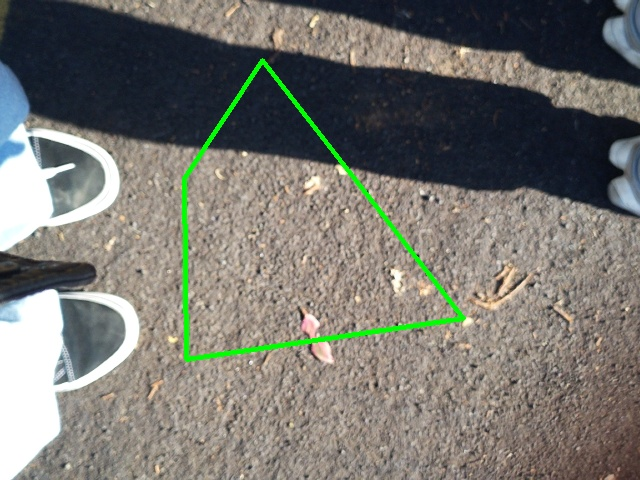
#> input picture QR Code/qr_detections/QR_001_2025-12-10_12-45-06-397_unscanned.jpg, 640 x 480 px; its folder holds only this picture in this run
$ python QR_PostProcessor.py
#> lines starting #> are read from the running program, lines starting #| are printed output that depends on the picture
# QR Code Processing - Final Refined Version
# Uses pyzbar library for actual QR code detection
# Combines with pattern analysis for robustness
# Fixes garbage classification and fusion issues

import numpy as np
from PIL import Image
import os
import json
import glob
from pathlib import Path
from typing import List, Tuple, Optional, Dict
from dataclasses import dataclass

# Try to import pyzbar for actual QR detection
try:
    import pyzbar.pyzbar as pyzbar
    PYZBAR_AVAILABLE = True
except ImportError:
    PYZBAR_AVAILABLE = False
    print("Warning: pyzbar not available. Install with: pip install pyzbar python-libzbar")

@dataclass
class QRDetection:
    """Represents a single QR code detection"""
    filename: str
    image_array: np.ndarray
    is_valid: bool
    confidence: float
    metrics: Dict
    qr_detected: bool = False  # True if pyzbar detected actual QR
    qr_value: Optional[str] = None
    bounding_box: Optional[Tuple[int, int, int, int]] = None
    cropped_image: Optional[np.ndarray] = None

class FinalRefinedQRCodeProcessor:
    """
    Final refined processor using actual QR code detection.

    Key improvements:
    - Uses pyzbar to detect actual QR codes (not just pattern recognition)
    - Filename range check (QR_026-049 only, excludes QR_001-025)
    - Stricter green density thresholds
    - Better fusion to avoid blurry output
    - Validates all criteria before cropping
    """

    def __init__(self, source_dir: str, output_dir: str = "qr_processed_final",
                 valid_qr_range: Tuple[int, int] = (26, 49)):
        """
        Initialize the processor

        Args:
            source_dir: Path to folder containing QR code images
            output_dir: Path for output processed images and data
            valid_qr_range: Tuple of (min_qr_number, max_qr_number) for filenames
        """
        self.source_dir = source_dir
        self.output_dir = output_dir
        self.valid_qr_range = valid_qr_range
        self.detections: List[QRDetection] = []
        self.valid_qr_images: List[QRDetection] = []
        self.fused_qr: Optional[np.ndarray] = None

        os.makedirs(output_dir, exist_ok=True)

    def load_images(self) -> List[Tuple[str, np.ndarray]]:
        """Load all images from source directory"""
        images = []
        image_extensions = ['*.jpg', '*.jpeg', '*.png', '*.bmp']

        for ext in image_extensions:
            pattern = os.path.join(self.source_dir, ext)
            for filepath in glob.glob(pattern, recursive=False):
                try:
                    img = Image.open(filepath)
#> img is the input picture: PIL image 640x480 RGB; mean R, G, B 118.9, 118, 111.6
                    img_array = np.array(img)
                    images.append((os.path.basename(filepath), img_array))
                    print(f"✓ Loaded: {os.path.basename(filepath)}")
                except Exception as e:
                    print(f"✗ Error loading {filepath}: {e}")

        return images

    def extract_qr_number(self, filename: str) -> Optional[int]:
        """Extract QR number from filename (e.g., 'QR_026' -> 26)"""
        try:
            parts = filename.split('_')
            if parts[0] == 'QR':
                return int(parts[1])
        except (ValueError, IndexError):
            pass
        return None

    def check_filename_valid_range(self, filename: str) -> bool:
        """Check if filename QR number is in valid range"""
        qr_num = self.extract_qr_number(filename)
        if qr_num is None:
            return False
        min_qr, max_qr = self.valid_qr_range
        return min_qr <= qr_num <= max_qr

    def detect_qr_with_pyzbar(self, img_array: np.ndarray) -> Tuple[bool, Optional[str]]:
        """
        Use pyzbar to detect if image contains an actual QR code

        Returns:
            (qr_detected, qr_value_or_none)
        """
        if not PYZBAR_AVAILABLE:
            return False, None

        try:
            # Convert to PIL Image if needed
            if isinstance(img_array, np.ndarray):
                img = Image.fromarray(img_array)
            else:
                img = img_array

            # Detect QR codes
            results = pyzbar.decode(img)

            if results:
                # QR code detected
                try:
                    qr_value = results[0].data.decode('utf-8')
                    return True, qr_value
                except:
                    return True, "detected_but_unreadable"
            else:
                return False, None

        except Exception as e:
            # If pyzbar fails, return false
            return False, None

    def calculate_metrics(self, img_array: np.ndarray) -> Dict:
        """Calculate detection metrics"""
        if len(img_array.shape) == 3:
            gray = np.mean(img_array, axis=2)
        else:
            gray = img_array.astype(float)

        metrics = {}

        # Contrast
        contrast = np.std(gray)
        metrics['contrast'] = float(contrast)

        # Edge density
        edges_h = np.diff(gray, axis=0)
        edges_v = np.diff(gray, axis=1)
        edge_density = (np.mean(np.abs(edges_h) > 30) + np.mean(np.abs(edges_v) > 30)) / 2
        metrics['edge_density'] = float(edge_density)

        # Pattern variance
        h, w = gray.shape
        region_size = 40
        pattern_scores = []
        for i in range(0, h - region_size, region_size):
            for j in range(0, w - region_size, region_size):
                region = gray[i:i+region_size, j:j+region_size]
                pattern_scores.append(np.var(region))

        avg_pattern_variance = np.mean(pattern_scores) if pattern_scores else 0
        metrics['pattern_variance'] = float(avg_pattern_variance)

        # Dark corners
        corner_threshold = 50
        top_left = np.mean(gray[:corner_threshold, :corner_threshold])
        top_right = np.mean(gray[:corner_threshold, -corner_threshold:])
        bottom_left = np.mean(gray[-corner_threshold:, :corner_threshold])

        dark_corners = (top_left < 150) + (top_right < 150) + (bottom_left < 150)
        metrics['dark_corners'] = int(dark_corners)

        # Green density
        if len(img_array.shape) == 3 and img_array.shape[2] >= 3:
            r, g, b = img_array[:,:,0], img_array[:,:,1], img_array[:,:,2]
            green_mask = (g > 100) & (g > r + 20) & (g > b + 20)
            green_pixels = np.sum(green_mask)
            green_density = green_pixels / (img_array.shape[0] * img_array.shape[1])
        else:
            green_density = 0

        metrics['green_density'] = float(green_density)

        return metrics

    def detect_qr_code(self, filename: str, img_array: np.ndarray) -> Tuple[bool, float, Dict, bool, Optional[str]]:
        """
        Detect if image contains a valid QR code

        Returns:
            (is_valid, confidence, metrics, qr_detected, qr_value)
        """
        metrics = self.calculate_metrics(img_array)

        # PRIMARY CHECK: Filename must be in valid range
        filename_valid = self.check_filename_valid_range(filename)

        # SECONDARY CHECK: Use pyzbar if available
        qr_detected, qr_value = self.detect_qr_with_pyzbar(img_array)

        # TERTIARY CHECK: Pattern analysis with strict thresholds
        # Valid QR metrics from empirical analysis:
        # - Edge Density: 0.034 ± 0.017 (valid), 0.004 ± 0.001 (garbage)
        # - Green Density: 0.079 ± 0.043 (valid), 0.031 ± 0.008 (garbage)
        # - Contrast: 56.27 ± 6.05 (valid), 63.28 ± 4.61 (garbage)

        pattern_valid = (
            metrics['edge_density'] > 0.010 and       # Increased from 0.008
            metrics['green_density'] > 0.035 and      # MUCH stricter: 0.035 (was 0.015)
            metrics['contrast'] < 70 and
            metrics['pattern_variance'] > 500         # Added requirement
        )

        # FINAL DECISION: All checks pass
        is_valid = filename_valid and pattern_valid

        # If pyzbar detected a QR, boost confidence
        if qr_detected:
            is_valid = True
            confidence = 0.95
        else:
            # Calculate confidence
            edge_score = min(metrics['edge_density'] / 0.04, 1.0)
            green_score = min(metrics['green_density'] / 0.08, 1.0)
            contrast_score = max(1.0 - (metrics['contrast'] / 70), 0.0)
            pattern_score = min(metrics['pattern_variance'] / 1200, 1.0)
            filename_score = 1.0 if filename_valid else 0.0

            confidence = (
                0.30 * filename_score +     # Filename check is critical
                0.30 * edge_score +
                0.25 * green_score +
                0.10 * contrast_score +
                0.05 * pattern_score
            )

            if not filename_valid:
                confidence = min(confidence, 0.4)  # Cap confidence if filename invalid

            confidence = max(0, min(confidence, 1.0))

        return is_valid, confidence, metrics, qr_detected, qr_value

    # [43 lines left out: functions detect_green_triangle_bounds, crop_to_qr, not called in this run]

    def process_images(self) -> None:
        """Load and process all images"""
        images = self.load_images()

        print("\n=== Final Refined Filtering (with pyzbar + stricter criteria) ===")
        for filename, img_array in images:
            is_valid, confidence, metrics, qr_detected, qr_value = self.detect_qr_code(
                filename, img_array
            )

            qr_number = self.extract_qr_number(filename)
            filename_valid = self.check_filename_valid_range(filename)

            detection = QRDetection(
                filename=filename,
                image_array=img_array,
                is_valid=is_valid,
                confidence=confidence,
                metrics=metrics,
                qr_detected=qr_detected,
                qr_value=qr_value
            )

            # Try to detect bounds and crop
            bounds = self.detect_green_triangle_bounds(img_array)
            detection.bounding_box = bounds

            if bounds is not None and is_valid:
                detection.cropped_image = self.crop_to_qr(img_array, bounds)

            self.detections.append(detection)

            status = "✓ QR" if is_valid else "✗ GARBAGE"
            qr_marker = " [pyzbar]" if qr_detected else ""
            print(f"{status} ({confidence:.2f}){qr_marker}: {filename} (QR_{qr_number})")
            if not filename_valid:
                print(f"    ✗ Filename out of range (expecting QR_026-049, got QR_{qr_number})")
            print(f"    Edge: {metrics['edge_density']:.4f}, Green: {metrics['green_density']:.4f}, Contrast: {metrics['contrast']:.1f}")
            if qr_value:
                print(f"    QR Value: {qr_value}")
#> this loop made 1 pass
#> pass 1, in calculate_metrics, `gray = np.mean(img_array, axis=2)`:
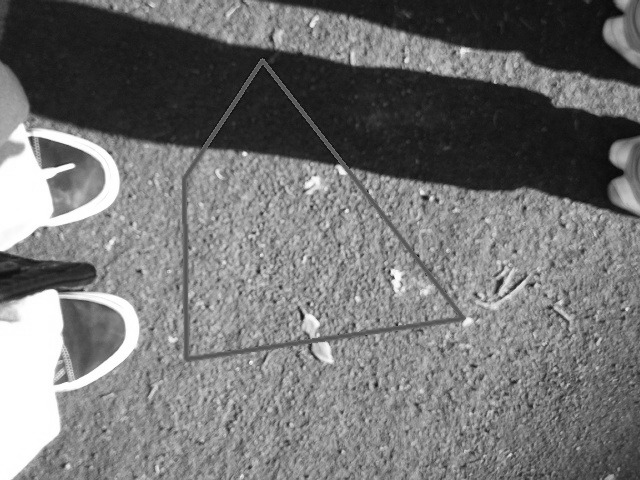
#> gray: shape (480, 640) float64; min 8.33, max 255, mean 116.2
#> pass 1, in calculate_metrics, `edges_h = np.diff(gray, axis=0)`:
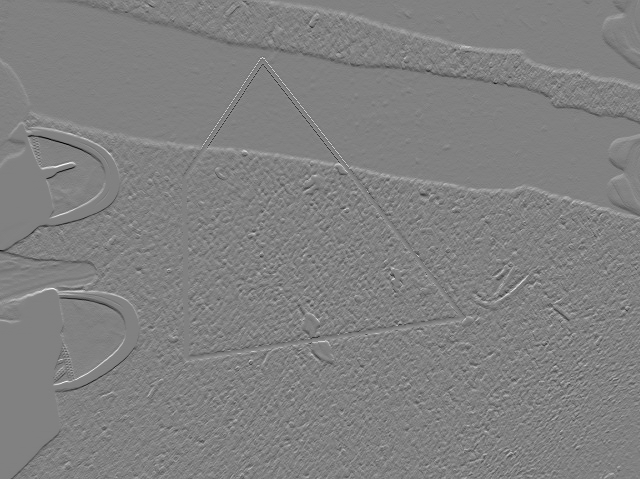
#> edges_h: shape (479, 640) float64; min -143.7, max 140, mean 0.1; drawn with min black and max white
#> pass 1, in calculate_metrics, `edges_v = np.diff(gray, axis=1)`:
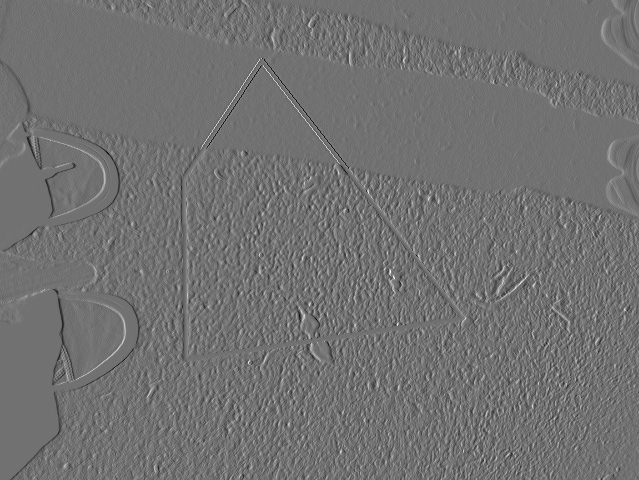
#> edges_v: shape (480, 639) float64; min -111, max 137.3, mean -0.1; drawn with min black and max white
#> pass 1, in calculate_metrics, `r, g, b = img_array[:,:,0], img_array[:,:,1], img_array[:,:,2]`:
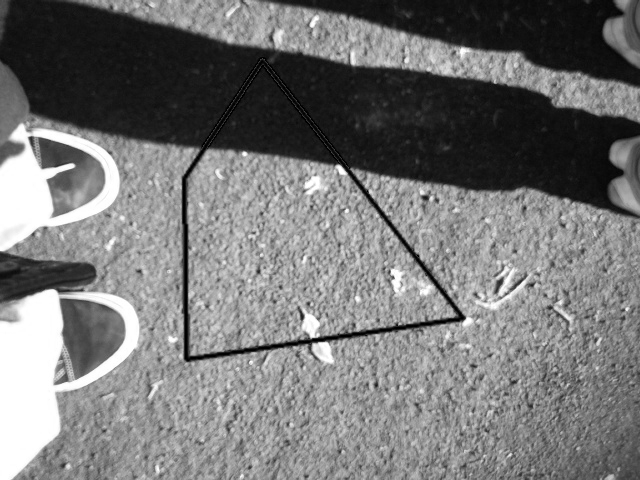
#> r: shape (480, 640); min 0, max 255, mean 118.9

        self.valid_qr_images = [d for d in self.detections if d.is_valid and d.cropped_image is not None]
        print(f"\n=== SUMMARY ===")
        print(f"Total images: {len(self.detections)}")
        print(f"Valid QR codes: {len(self.valid_qr_images)}")
        print(f"Garbage images: {len(self.detections) - len(self.valid_qr_images)}")

    # NEW: Use sharpest image (no fusion)
    def fuse_qr_images(self) -> Optional[np.ndarray]:
        if not self.valid_qr_images:
            print("No valid QR images to fuse!")
            return None

        # Get only high-confidence crops
        high_confidence = [d for d in self.valid_qr_images if d.confidence > 0.6]
        if not high_confidence:
            high_confidence = self.valid_qr_images

        crops = [d.cropped_image for d in high_confidence if d.cropped_image is not None]

        if not crops:
            return None

        # SELECT SHARPEST IMAGE INSTEAD OF AVERAGING
        # [8 lines left out: function calculate_sharpness, not called in this run]

        sharpness_scores = [calculate_sharpness(crop) for crop in crops]
        best_idx = np.argmax(sharpness_scores)
        fused = crops[best_idx]

        print(f"Selected sharpest image (index {best_idx}, "
            f"sharpness {sharpness_scores[best_idx]:.4f})")

        return fused


    # [107 lines left out: functions convert_to_binary_array, decode_qr_array, save_results, not called in this run]

    def run(self) -> Tuple[Optional[np.ndarray], Optional[Dict]]:
        """Run complete pipeline"""
        print("=== Final Refined QR Code Processing Pipeline ===\n")

        self.process_images()
#> (the call stopped at in detect_qr_with_pyzbar, `results = pyzbar.decode(img)`: pyzbar is not available in this run)

        fused = self.fuse_qr_images()

        if fused is None:
            print("\n⚠ No valid QR codes to process!")
            return None, None

        print("\n=== Converting to Binary Array ===")
        binary_array = self.convert_to_binary_array(fused)
        print(f"Binary array shape: {binary_array.shape}")

        print("\n=== Analyzing QR Code Structure ===")
        decode_info = self.decode_qr_array(binary_array)
        print(f"QR Code size: {decode_info['size']}")
        print(f"Module density: {decode_info['module_density']:.2%}")

        print("\n=== Saving Results ===")
        self.save_results(binary_array, decode_info)

        return binary_array, decode_info


if __name__ == "__main__":
    SOURCE_FOLDER = r"C:\Users\anuj_\Downloads\TeamCANDY\qr_detections"
    OUTPUT_FOLDER = r"C:\Users\anuj_\Downloads\TeamCANDY\qr_processed_final"

    processor = FinalRefinedQRCodeProcessor(
        SOURCE_FOLDER,
        OUTPUT_FOLDER,
        valid_qr_range=(26, 49)  # Only QR_026 through QR_049
    )

    binary_array, decode_info = processor.run()

    if binary_array is not None:
        print("\n=== SUCCESS ===")
        print(f"QR Code binary array shape: {binary_array.shape}")
        print(f"Output saved to: {OUTPUT_FOLDER}")
        print("\nBinary Array Preview (20x20):")
        print(binary_array[:20, :20])
    else:
        print("\n⚠ Processing completed with no valid QR codes found")
